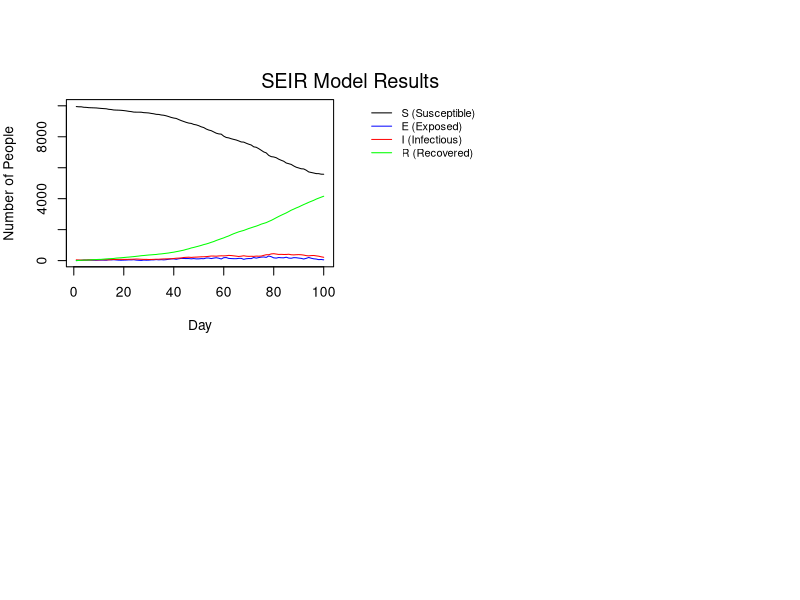

Here is the R script that generated this plot:
###########################################################
# File:    Submission.R
# Authors: Colin McDonagh (s2213748), Matthew Poole (s2892092)
# , James Horn (s2304075)
# Date:    2025-10-13
###########################################################
#
### About
#
# This document contains an implementation of an SEIR model as 
# described in the Extended Statistical Programming module.
#
#
### Contributions:
#
# All members attended the majority of workshops and communicated remotely about progress made outside of
# class time.
#
# Colin McDonagh (%)  
#                      
#                     
#                      
#                      
#
# Matthew Poole  (%)  
#                      
#                      
#                      
#                       
#
# James Horn     (%)  
#                     
#                     
#

n = 10000; hmax = 5
h1 <- rep(rep(1:n, sample(1:hmax,n, replace=TRUE)), length.out=n)
beta <- runif(n)

get.net = function(beta, h, n_c=15) {
  #' Creates a list of vectors, with each vector at position i containing the indices of people that person i is connected with socially.
  #' This is done by looping through each person, calculating their network based on the probability they are connected to someone else, 
  #' and then recording these values at position i of the list, and then recording the value i at each index of the list of the person
  #' in the social network
  #' @param beta A list of uniform random deviates
  #' @param h a vector describing who shares houses
  #' @param n_c a value dictating the average number of connections per person.
  #' 
  #' @return a list of vectors, with the vector at position i being the social network of person i.
  
  
  n <- length(h)
  
  # Create a list of vectors for who shares a house with who, as people sharing houses cannot be in the same social network.
  house_network <- lapply(h, function(x) which(x == h))
  
  # Generate an empty list to populate with connections
  social_network <- vector("list",n)
  
  # loop through each person in the network
  for (i in 1:n) {
    # Create probabilities that person i is connected with each other person. 
    # Only consider person i and onwards as these values will be symmetric.
    network_probs <- c(rep(0,i-1), (beta[i]*n_c*beta[i:n])/(mean(beta)^2*(n-1))) 
    
    # Create probabilities to compare the network probs with.
    # The first i values are 1 as the first (i-1) have already been assigned networks, and person i cannot be in a network with themself. 
    probs <- c(rep(1,i), runif(n-i))
    
    # Assign the indices of people sharing a network to a vector, and exclude anyone who lives with them
    social_indices <- which(network_probs > probs)[-house_network[[i]]]
    
    # append the indices of people in person i's network to the list
    social_network[[i]] <- c(social_network[[i]], social_indices)
    
    # append person i to the network of each person in person i's network
    social_network[social_indices] <- lapply(social_network[social_indices], function(x) c(x, i))
  }
  
  return(social_network)
}


nseir <- function(beta,h,alink,alpha=c(.1,.01,.01),delta=.2,gamma=.4,nc=15, nt = 100,pinf = .005){
  n <- length(h)
  ni <- round(n * pinf)

  k <- (alpha[3]*nc*beta)/(mean(beta)^2*(n-1))
  
  x <- rep(0, n)
  
  start_inf <- sample(1:n, ni, replace=FALSE)
  x[start_inf] <- 2
  
  S <- E <- I <- R <- t_vec <- rep(0,nt)
  S[1] <- sum(x==0)
  I[1] <- sum(x==2)

  pre_unif1 <- matrix(runif(n * nt), nrow = nt, ncol = n)
  pre_unif2 <- matrix(runif(n * nt), nrow = nt, ncol = n)
  
  for (t in 2:nt){

    any_inf_vec <- rep(0,n)
    
    ii_inf <- which(x==2)
    
    for (i in ii_inf){
      house_ii <- which(h==h[i])
      pnet_ii <- alink[[i]]
      
      personal_con <- rep(0,n)
      personal_con[house_ii] <- alpha[1]
      personal_con[pnet_ii] <- alpha[2]
      
      rnet_con <- beta[i] * k
      
      unif1 <- pre_unif1[, t]
      unif2 <- pre_unif2[, t]
      
      inf_vec1 <- personal_con >= unif1
      inf_vec2 <- rnet_con >= unif2
      
      inf_vec <- inf_vec1 | inf_vec2
      
      any_inf_vec <- inf_vec | any_inf_vec
    }
    
    u <- runif(n) ## uniform random deviates
    x[x==2&u<delta] <- 3 ## I -> R with prob delta 
    x[x==1&u<gamma] <- 2 ## E -> I with prob gamma 
    x[x==0&(1*any_inf_vec)==1] <- 1 ## S -> E with prob beta*I[i-1] 
    S[t] <- sum(x==0); E[t] <- sum(x==1)
    I[t] <- sum(x==2); R[t] <- sum(x==3)
    t_vec[t] <- t
  }  
  return(list(S=S,E=E,I=I,R=R,t=t_vec))
}

plot_seir = function(seir_results_list, title = 'SEIR Model Results') {

    #' Plot SEIR Model Results
    #'
    #' Plots a list of SEIR model results in a 2x2 grid layout, showing the
    #' evolution of SEIR (Susceptible, Exposed, Infectious, Recovered) 
    #' compartments for one or more simulation results. Each element of
    #' `seir_results_list` should be a list containing vectors `S`, `E`,
    #' `I`, and `R` representing daily counts of individuals in each state.
    #' 
    #' @param seir_results_list A list of all model results
    #' @param title optional title for overall window
    #'     

    # Generate the grid layout with margin outside layout for legend
    par(mfrow = c(2, 2), mar = c(4, 4, 2, 1), oma = c(0, 0, 4, 6))

    for (i in seq_along(seir_results_list)) {
        
        # Obtain results timeframe in days
        seir_results <- seir_results_list[[i]]
        n_days <- length(seir_results$S)
        days <- 1:n_days

        # Generate line graphs for each class member of the population per day
        plot(
            days
            , seir_results$S
            , type = "l"
            , col = "black"
            , ylim = c(0, n)
            , xlab = "Day"
            , ylab = "Number of People"
        )
        lines(days, seir_results$E, col = "blue")
        lines(days, seir_results$I, col = "red")
        lines(days, seir_results$R, col = "green")
    }

    # End layout plotting
    par(xpd = NA)

    # Create a clear legend for all plots
    legend("topright",
        inset = c(-0.55, 0),
        legend = c("S (Susceptible)", "E (Exposed)", "I (Infectious)", "R (Recovered)"),
        col = c("black", "blue", "red", "green"),
        lty = 1,
        xpd = NA,
        bty = "n",
        cex = 0.8)

    # Add a title for the overall window
    mtext(title, outer = TRUE, line = -1.5, cex = 1.2)
}

# Run Simulation
alink <- get.net(runif(n), h1, 15)
results_list <- list(
    nseir(beta, h1, alink)

)
plot_seir(results_list)
